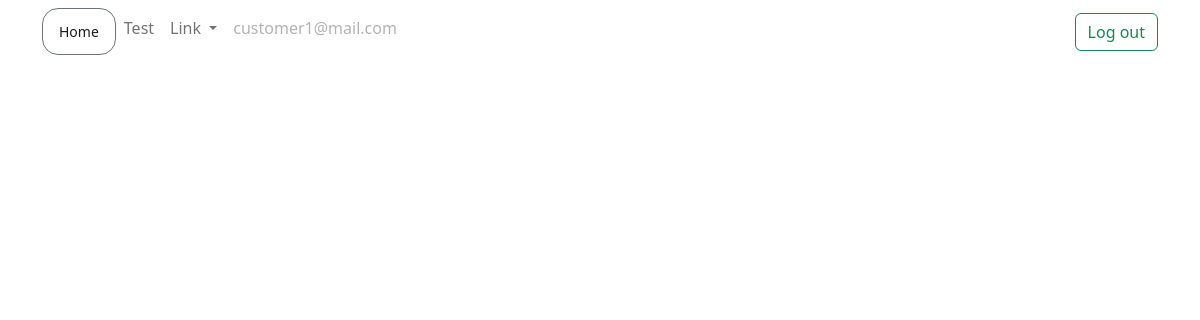
Before: /ticket/customer-active-tickets/ (signed in) with the older database file.
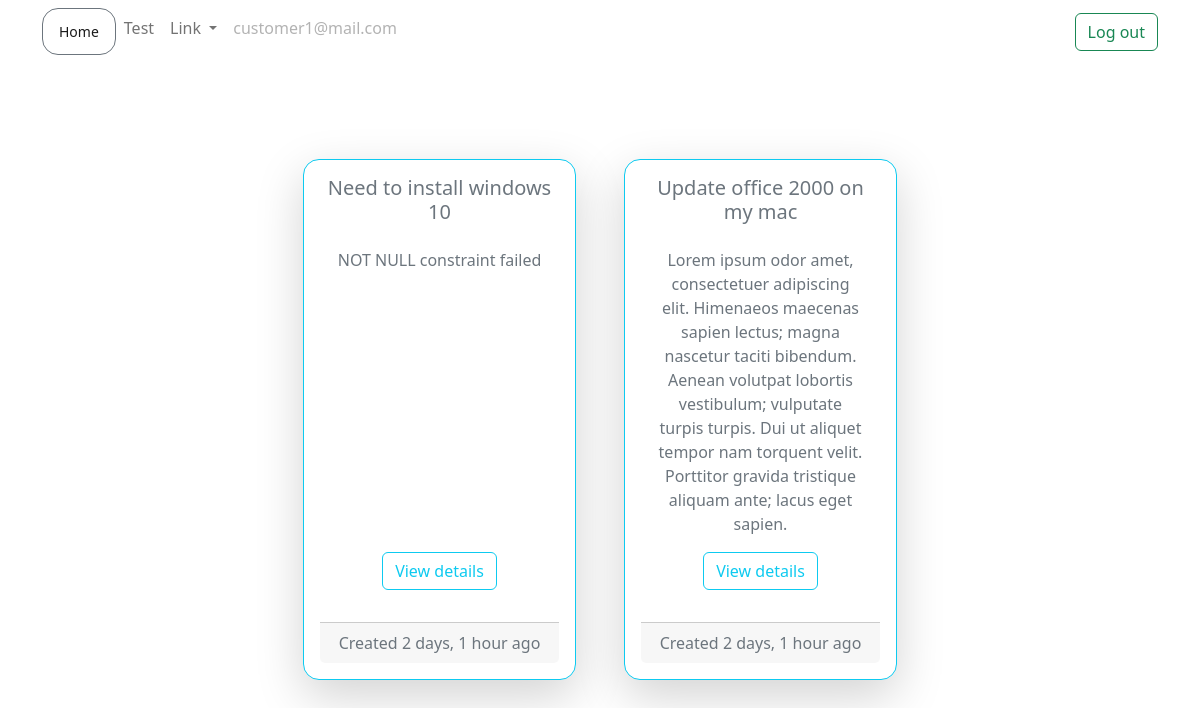
After: the same page with the newer database file.
### ticket/models.py (models this page shows)
class Ticket(models.Model):
    customer = models.ForeignKey(User, on_delete=models.CASCADE)
    engineer = models.ForeignKey(User, on_delete=models.DO_NOTHING, null=True, blank=True, related_name='engineer')
    ticket_id = models.CharField(max_length=15, unique=True)
    ticket_title = models.CharField(max_length=50)
    ticket_description = models.TextField()
    status = models.CharField(max_length=20, choices=(('Active', 'Active'),('Pending', 'Pending'), ('Resolved','Resolved')))
    created_on = models.DateTimeField(auto_now_add=True)
    last_modified = models.DateTimeField(auto_now=True)
    is_resolved = models.BooleanField(default=False)
    severity = models.CharField(max_length=5, choices=(('A', 'A'), ('B', 'B')), default='B')
    is_assigned_to_engineer = models.BooleanField(default=False)

### ticket/views.py (the view)
# urls.py: path('customer-active-tickets/', views.customer_active_tickets, name='customer-active-tickets'),
def customer_active_tickets(request):
    tickets = Ticket.objects.filter(is_resolved =  False,  customer= request.user)
    context = {'tickets': tickets}
    return render(request, 'ticket/customer_active_tickets.html', context)

### templates/ticket/customer_active_tickets.html (shortened to what this page needs)
{% extends 'base.html'%} {%block heading%} {% load humanize %}
{%endblock heading%} {% block content%}
<div class="container d-flex flex-wrap justify-content-center">
    {% for ticket in tickets %}
    <div
        class="card border-info rounded-4 text-center w-25 p-1 m-4 shadow-lg p-3 mb-5 bg-white rounded"
    >
        <div>
            <h5 class="card-title text-secondary">{{ticket.ticket_title}}</h5>
        </div>
        <div class="card-body">
            <p class="card-text text-muted">{{ticket.ticket_description}}</p>
        </div>
        <div class="mb-2">
            <a
                href="{% url 'ticket-details' ticket.ticket_id %}"
                class="btn btn-outline-info"
                >View details</a
            >
        </div>
        <br />
        <div class="card-footer text-muted">
            Created {{ticket.created_on|naturaltime}}
        </div>
    </div>
    {% endfor %}
</div>
{%endblock content%} 411

Changed rows visible on the page:
added Ticket: ticket_title "Need to install windows 10", ticket_description "NOT NULL constraint failed", created_on "2 days, 1 hour ago"
added Ticket: ticket_title "Update office 2000 on my mac", ticket_description "Lorem ipsum odor amet, consectetuer adipiscing elit. Himenaeos maecenas sapien lectus; magna nascetur taciti bibendum. Aenean volutpat lobortis vestibulum; vulputate turpis turpis. Dui ut aliquet tempor nam torquent velit. Porttitor gravida tristique aliquam ante; lacus eget sapien.", created_on "2 days, 1 hour ago"
